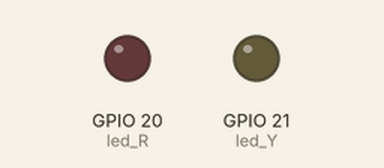
A program run on a simulated Raspberry Pi (BCM pin numbers). Shown: output pins drawn as LEDs (lit = HIGH). What the program prints to the terminal is not drawn.

Above: at 0.1 s.
At 5.1 s:
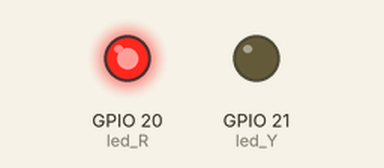
Timing chart, 0 to 6.6 s (numbered marks = the images above):
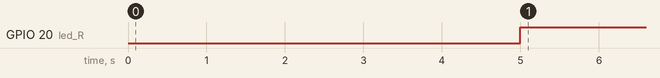

The program:

HC_SR501.py
```python
#-*-coding:utf-8-*-

# 필요한 라이브러리를 불러옵니다.
import RPi.GPIO as GPIO
import time

#  노란색 LED, 빨간색 LED, 센서 입력핀 번호 설정
led_R = 20
led_Y = 21
sensor = 4

# 불필요한 warning 제거,  GPIO핀의 번호 모드 설정
GPIO.setwarnings(False)
GPIO.setmode(GPIO.BCM)

# LED 핀의 IN/OUT(입력/출력) 설정
GPIO.setup(led_R, GPIO.OUT)
GPIO.setup(led_Y, GPIO.OUT)
GPIO.setup(sensor, GPIO.IN)

print ("PIR Ready . . . . ")
time.sleep(5)  # PIR 센서 준비 시간
count=0

try:
    while True:
        if GPIO.input(sensor) == 1: 	#센서가 High(1)출력
                count += 1
                GPIO.output(led_Y, 1)   # 노란색 LED 켬
                GPIO.output(led_R, 0)   # 빨간색 LED 끔
                print("213132\n"+count)
                print("Motion Detected !")

                time.sleep(0.2)

        if GPIO.input(sensor) == 0:      #센서가 Low(0)출력
                GPIO.output(led_R, 1)   # 빨간색 LED 켬
                GPIO.output(led_Y, 0)   # 노란색 LED 끔
                time.sleep(0.2)

except KeyboardInterrupt:
                print("Stopped by User")
                GPIO.cleanup()
```

Measured:
- by itself, GPIO 20 (led_R): LOW → HIGH at 5.0 s
